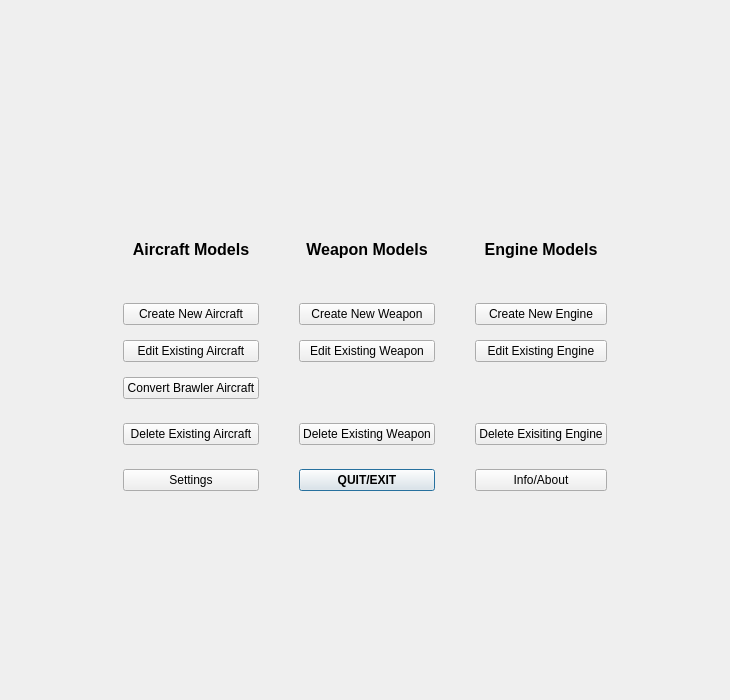
<?xml version="1.0" encoding="UTF-8"?>
<ui version="4.0">
 <class>StartDialog</class>
 <widget class="QWidget" name="StartDialog">
  <property name="geometry">
   <rect>
    <x>0</x>
    <y>0</y>
    <width>730</width>
    <height>700</height>
   </rect>
  </property>
  <property name="minimumSize">
   <size>
    <width>730</width>
    <height>700</height>
   </size>
  </property>
  <property name="maximumSize">
   <size>
    <width>730</width>
    <height>700</height>
   </size>
  </property>
  <property name="windowTitle">
   <string>AFSIM Mover Creator</string>
  </property>
  <layout class="QGridLayout" name="gridLayout_2">
   <item row="2" column="1">
    <spacer name="verticalSpacer_4">
     <property name="orientation">
      <enum>Qt::Vertical</enum>
     </property>
     <property name="sizeHint" stdset="0">
      <size>
       <width>20</width>
       <height>50</height>
      </size>
     </property>
    </spacer>
   </item>
   <item row="6" column="1">
    <spacer name="verticalSpacer_2">
     <property name="orientation">
      <enum>Qt::Vertical</enum>
     </property>
     <property name="sizeHint" stdset="0">
      <size>
       <width>20</width>
       <height>20</height>
      </size>
     </property>
    </spacer>
   </item>
   <item row="1" column="0" colspan="2">
    <layout class="QHBoxLayout" name="horizontalLayout_6">
     <property name="topMargin">
      <number>10</number>
     </property>
     <property name="bottomMargin">
      <number>10</number>
     </property>
     <item>
      <widget class="QLabel" name="MoverCreatorLogo">
       <property name="maximumSize">
        <size>
         <width>490</width>
         <height>280</height>
        </size>
       </property>
       <property name="text">
        <string/>
       </property>
       <property name="pixmap">
        <pixmap resource="resources/icons.qrc">:/images/Logo_AFSIM-MC_Sm_cropped.png</pixmap>
       </property>
       <property name="scaledContents">
        <bool>true</bool>
       </property>
      </widget>
     </item>
    </layout>
   </item>
   <item row="3" column="0" colspan="2">
    <layout class="QHBoxLayout" name="horizontalLayout_7">
     <property name="leftMargin">
      <number>20</number>
     </property>
     <property name="topMargin">
      <number>0</number>
     </property>
     <property name="rightMargin">
      <number>20</number>
     </property>
     <property name="bottomMargin">
      <number>0</number>
     </property>
     <item>
      <spacer name="horizontalSpacer">
       <property name="orientation">
        <enum>Qt::Horizontal</enum>
       </property>
       <property name="sizeHint" stdset="0">
        <size>
         <width>40</width>
         <height>20</height>
        </size>
       </property>
      </spacer>
     </item>
     <item>
      <layout class="QVBoxLayout" name="verticalLayout_2">
       <property name="spacing">
        <number>20</number>
       </property>
       <property name="topMargin">
        <number>0</number>
       </property>
       <property name="bottomMargin">
        <number>0</number>
       </property>
       <item>
        <layout class="QGridLayout" name="gridLayout">
         <property name="leftMargin">
          <number>15</number>
         </property>
         <property name="topMargin">
          <number>0</number>
         </property>
         <property name="rightMargin">
          <number>15</number>
         </property>
         <property name="bottomMargin">
          <number>10</number>
         </property>
         <property name="horizontalSpacing">
          <number>40</number>
         </property>
         <property name="verticalSpacing">
          <number>15</number>
         </property>
         <item row="3" column="0">
          <widget class="QPushButton" name="mEditAircraftButton">
           <property name="sizePolicy">
            <sizepolicy hsizetype="Preferred" vsizetype="Fixed">
             <horstretch>0</horstretch>
             <verstretch>0</verstretch>
            </sizepolicy>
           </property>
           <property name="minimumSize">
            <size>
             <width>0</width>
             <height>0</height>
            </size>
           </property>
           <property name="text">
            <string>Edit Existing Aircraft</string>
           </property>
          </widget>
         </item>
         <item row="3" column="1">
          <widget class="QPushButton" name="mEditWeaponButton">
           <property name="minimumSize">
            <size>
             <width>0</width>
             <height>0</height>
            </size>
           </property>
           <property name="text">
            <string>Edit Existing Weapon</string>
           </property>
          </widget>
         </item>
         <item row="2" column="1">
          <widget class="QPushButton" name="mCreateWeaponButton">
           <property name="minimumSize">
            <size>
             <width>0</width>
             <height>0</height>
            </size>
           </property>
           <property name="text">
            <string>Create New Weapon</string>
           </property>
          </widget>
         </item>
         <item row="4" column="0">
           <widget class="QPushButton" name="mConvertBrawlerAircraftButton">
             <property name="minimumSize">
               <size>
                 <width>0</width>
                 <height>0</height>
               </size>
             </property>
             <property name="text">
               <string>Convert Brawler Aircraft</string>
             </property>
           </widget>
         </item>
         <item row="5" column="0">
          <widget class="QPushButton" name="mDeleteAircraftButton">
           <property name="minimumSize">
            <size>
             <width>0</width>
             <height>0</height>
            </size>
           </property>
           <property name="text">
            <string>Delete Existing Aircraft</string>
           </property>
          </widget>
         </item>
         <item row="1" column="2">
          <layout class="QHBoxLayout" name="horizontalLayout_5">
           <item>
            <widget class="QLabel" name="EngineIcon">
             <property name="minimumSize">
              <size>
               <width>0</width>
               <height>0</height>
              </size>
             </property>
             <property name="maximumSize">
              <size>
               <width>60</width>
               <height>60</height>
              </size>
             </property>
             <property name="text">
              <string/>
             </property>
             <property name="pixmap">
              <pixmap resource="resources/icons.qrc">:/icons/Light/64x64/engine.png</pixmap>
             </property>
             <property name="scaledContents">
              <bool>true</bool>
             </property>
            </widget>
           </item>
          </layout>
         </item>
         <item row="2" column="2">
          <widget class="QPushButton" name="mCreateEngineButton">
           <property name="minimumSize">
            <size>
             <width>0</width>
             <height>0</height>
            </size>
           </property>
           <property name="text">
            <string>Create New Engine</string>
           </property>
          </widget>
         </item>
         <item row="1" column="1">
          <layout class="QHBoxLayout" name="horizontalLayout_4">
           <item>
            <widget class="QLabel" name="WeaponIcon">
             <property name="minimumSize">
              <size>
               <width>0</width>
               <height>0</height>
              </size>
             </property>
             <property name="maximumSize">
              <size>
               <width>60</width>
               <height>60</height>
              </size>
             </property>
             <property name="text">
              <string/>
             </property>
             <property name="pixmap">
              <pixmap resource="resources/icons.qrc">:/icons/Light/64x64/weapon.png</pixmap>
             </property>
             <property name="scaledContents">
              <bool>true</bool>
             </property>
            </widget>
           </item>
          </layout>
         </item>
         <item row="5" column="1">
          <widget class="QPushButton" name="mDeleteWeaponButton">
           <property name="minimumSize">
            <size>
             <width>0</width>
             <height>0</height>
            </size>
           </property>
           <property name="text">
            <string>Delete Existing Weapon</string>
           </property>
          </widget>
         </item>
         <item row="1" column="0">
          <layout class="QHBoxLayout" name="horizontalLayout_3">
           <item>
            <widget class="QLabel" name="AircraftIcon">
             <property name="minimumSize">
              <size>
               <width>0</width>
               <height>0</height>
              </size>
             </property>
             <property name="maximumSize">
              <size>
               <width>60</width>
               <height>60</height>
              </size>
             </property>
             <property name="text">
              <string/>
             </property>
             <property name="pixmap">
              <pixmap resource="resources/icons.qrc">:/icons/Light/64x64/aircraft.png</pixmap>
             </property>
             <property name="scaledContents">
              <bool>true</bool>
             </property>
             <property name="alignment">
              <set>Qt::AlignCenter</set>
             </property>
            </widget>
           </item>
          </layout>
         </item>
         <item row="5" column="2">
          <widget class="QPushButton" name="mDeleteEngineButton">
           <property name="minimumSize">
            <size>
             <width>0</width>
             <height>0</height>
            </size>
           </property>
           <property name="text">
            <string>Delete Exisiting Engine</string>
           </property>
          </widget>
         </item>
         <item row="3" column="2">
          <widget class="QPushButton" name="mEditEngineButton">
           <property name="minimumSize">
            <size>
             <width>0</width>
             <height>0</height>
            </size>
           </property>
           <property name="text">
            <string>Edit Existing Engine</string>
           </property>
          </widget>
         </item>
         <item row="0" column="2">
          <widget class="QLabel" name="EngineModelsLabel">
           <property name="minimumSize">
            <size>
             <width>0</width>
             <height>0</height>
            </size>
           </property>
           <property name="font">
            <font>
             <pointsize>12</pointsize>
             <weight>75</weight>
             <bold>true</bold>
            </font>
           </property>
           <property name="text">
            <string>Engine Models</string>
           </property>
           <property name="alignment">
            <set>Qt::AlignCenter</set>
           </property>
          </widget>
         </item>
         <item row="0" column="1">
          <widget class="QLabel" name="WeaponModelsLabel">
           <property name="minimumSize">
            <size>
             <width>0</width>
             <height>0</height>
            </size>
           </property>
           <property name="font">
            <font>
             <pointsize>12</pointsize>
             <weight>75</weight>
             <bold>true</bold>
            </font>
           </property>
           <property name="text">
            <string>Weapon Models</string>
           </property>
           <property name="alignment">
            <set>Qt::AlignCenter</set>
           </property>
          </widget>
         </item>
         <item row="2" column="0">
          <widget class="QPushButton" name="mCreateAircraftButton">
           <property name="sizePolicy">
            <sizepolicy hsizetype="Preferred" vsizetype="Preferred">
             <horstretch>0</horstretch>
             <verstretch>0</verstretch>
            </sizepolicy>
           </property>
           <property name="minimumSize">
            <size>
             <width>0</width>
             <height>0</height>
            </size>
           </property>
           <property name="text">
            <string>Create New Aircraft</string>
           </property>
          </widget>
         </item>
         <item row="0" column="0">
          <widget class="QLabel" name="AircraftModelsLabel">
           <property name="minimumSize">
            <size>
             <width>0</width>
             <height>0</height>
            </size>
           </property>
           <property name="font">
            <font>
             <pointsize>12</pointsize>
             <weight>75</weight>
             <bold>true</bold>
            </font>
           </property>
           <property name="text">
            <string>Aircraft Models</string>
           </property>
           <property name="alignment">
            <set>Qt::AlignCenter</set>
           </property>
          </widget>
         </item>
         <item row="6" column="0">
          <widget class="QPushButton" name="mSettingsButton">
           <property name="maximumSize">
            <size>
             <width>16777215</width>
             <height>16777215</height>
            </size>
           </property>
           <property name="toolTip">
            <string>Settings</string>
           </property>
           <property name="text">
            <string>Settings</string>
           </property>
           <property name="icon">
            <iconset resource="resources/icons.qrc">
             <normaloff>:/icons/Light/64x64/gears.png</normaloff>:/icons/Light/64x64/gears.png</iconset>
           </property>
          </widget>
         </item>
         <item row="6" column="1">
          <widget class="QPushButton" name="mCancelButton">
           <property name="minimumSize">
            <size>
             <width>0</width>
             <height>0</height>
            </size>
           </property>
           <property name="maximumSize">
            <size>
             <width>16777215</width>
             <height>16777215</height>
            </size>
           </property>
           <property name="font">
            <font>
             <weight>75</weight>
             <bold>true</bold>
            </font>
           </property>
           <property name="layoutDirection">
            <enum>Qt::LeftToRight</enum>
           </property>
           <property name="text">
            <string>QUIT/EXIT</string>
           </property>
           <property name="autoDefault">
            <bool>false</bool>
           </property>
           <property name="default">
            <bool>true</bool>
           </property>
          </widget>
         </item>
         <item row="6" column="2">
          <widget class="QPushButton" name="mAboutButton">
           <property name="maximumSize">
            <size>
             <width>16777215</width>
             <height>16777215</height>
            </size>
           </property>
           <property name="toolTip">
            <string>About</string>
           </property>
           <property name="text">
            <string>Info/About</string>
           </property>
           <property name="icon">
            <iconset resource="resources/icons.qrc">
             <normaloff>:/icons/Light/64x64/about.png</normaloff>:/icons/Light/64x64/about.png</iconset>
           </property>
          </widget>
         </item>
         <item row="5" column="1">
          <spacer name="verticalSpacer">
           <property name="orientation">
            <enum>Qt::Vertical</enum>
           </property>
           <property name="sizeHint" stdset="0">
            <size>
             <width>20</width>
             <height>40</height>
            </size>
           </property>
          </spacer>
         </item>
        </layout>
       </item>
      </layout>
     </item>
     <item>
      <spacer name="horizontalSpacer_2">
       <property name="orientation">
        <enum>Qt::Horizontal</enum>
       </property>
       <property name="sizeHint" stdset="0">
        <size>
         <width>40</width>
         <height>20</height>
        </size>
       </property>
      </spacer>
     </item>
    </layout>
   </item>
  </layout>
 </widget>
 <tabstops>
  <tabstop>mCreateAircraftButton</tabstop>
  <tabstop>mEditAircraftButton</tabstop>
  <tabstop>mDeleteAircraftButton</tabstop>
  <tabstop>mCreateWeaponButton</tabstop>
  <tabstop>mEditWeaponButton</tabstop>
  <tabstop>mDeleteWeaponButton</tabstop>
  <tabstop>mCreateEngineButton</tabstop>
  <tabstop>mEditEngineButton</tabstop>
  <tabstop>mDeleteEngineButton</tabstop>
 </tabstops>
 <resources>
  <include location="resources/icons.qrc"/>
 </resources>
 <connections/>
</ui>
